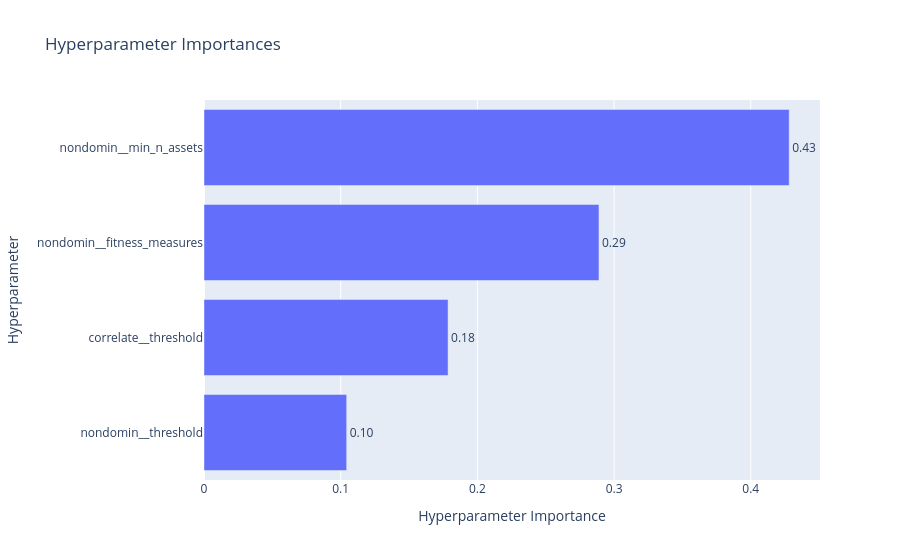

Notebook code cell kept with this figure:
### Code cell
optuna.visualization.plot_param_importances(study)

### Figure 1 — Plotly figure (JSON) as saved in the notebook; plotly's stock layout.template omitted (floating-point values rounded to 4 significant figures)
{"data": [{"cliponaxis": false, "hovertemplate": ["nondomin__threshold (FloatDistribution): 0.10437528323779649<extra></extra>", "correlate__threshold (FloatDistribution): 0.1785568100863571<extra></extra>", "nondomin__fitness_measures (CategoricalDistribution): 0.2889557494847489<extra></extra>", "nondomin__min_n_assets (IntDistribution): 0.4281121571910974<extra></extra>"], "name": "Objective Value", "orientation": "h", "text": ["0.10", "0.18", "0.29", "0.43"], "textposition": "outside", "type": "bar", "x": [0.1044, 0.1786, 0.289, 0.4281], "y": ["nondomin__threshold", "correlate__threshold", "nondomin__fitness_measures", "nondomin__min_n_assets"]}], "layout": {"title": {"text": "Hyperparameter Importances"}, "xaxis": {"title": {"text": "Hyperparameter Importance"}}, "yaxis": {"title": {"text": "Hyperparameter"}}}}
